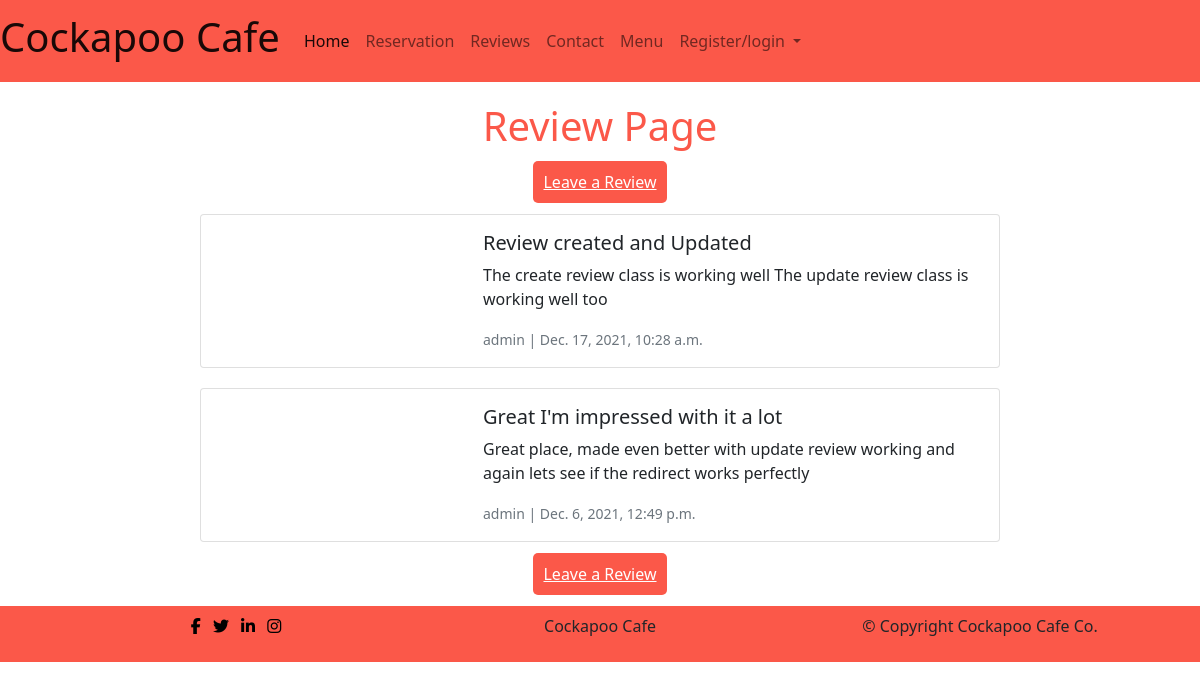
/review/, run on an earlier commit of the app's database.
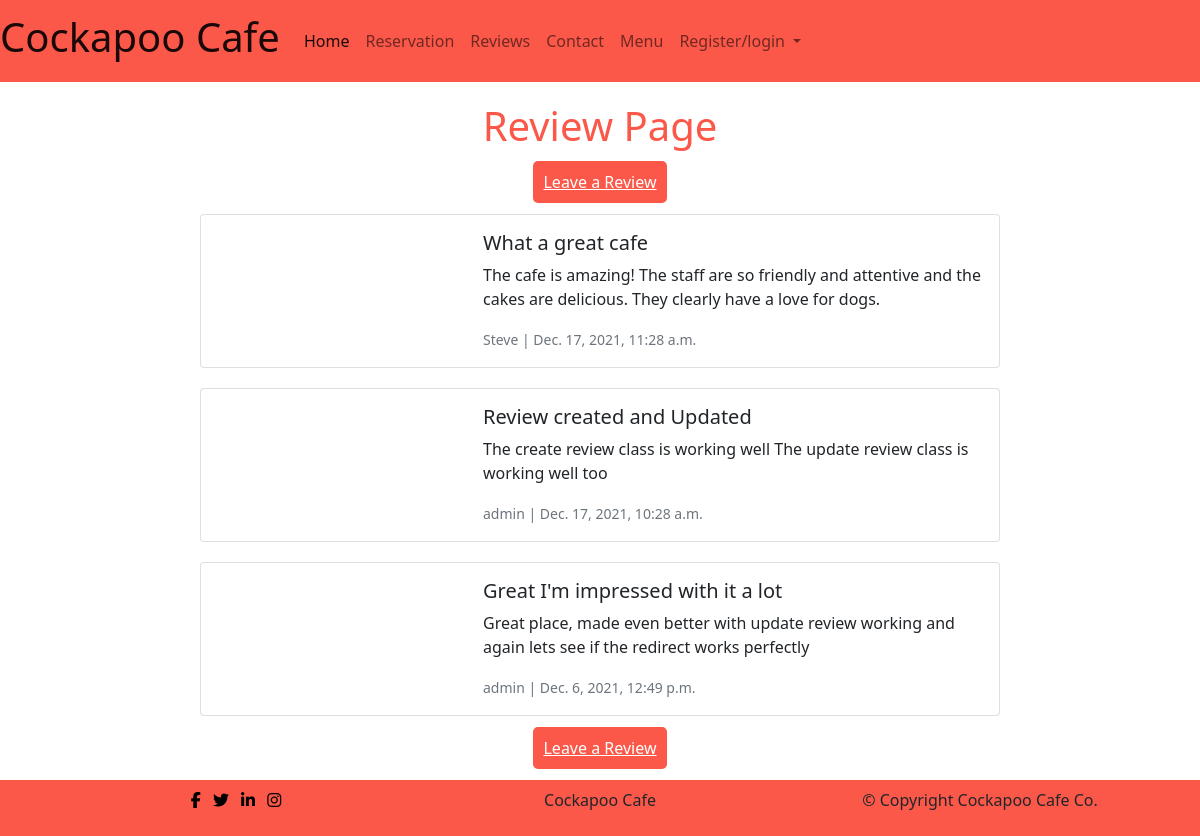
And on a later commit of the database.
### review/models.py (models this page shows, shortened)
class Review(models.Model):
    author = models.ForeignKey(
        User, on_delete=models.CASCADE, related_name="User"
    )
    title = models.CharField(max_length=200, default='no_title', null=True, blank=True)
    body = models.TextField()
    image = CloudinaryField('image', default='review_placeholder')
    created_on = models.DateTimeField(auto_now_add=True)
    updated_on = models.DateTimeField(auto_now=True)
    status = models.IntegerField(choices=STATUS, default=0)
    approved = models.BooleanField(default=False)
    class Meta:
        ordering = ["created_on"]

### review/views.py (the view)
# urls.py: path('', views.ReviewListView.as_view(), name="review"),
class ReviewListView(ListView):
    model = Review
    queryset = Review.objects.filter(status=1).order_by('-created_on')
    template_name = 'review/review.html'

### review/templates/review/review.html (shortened to what this page needs)
{% extends 'base.html' %}
{% load static%}
{% load crispy_forms_tags %}
{% block content %}
  <h1 class="title">Review Page</h1>
  {% if user.is_authenticated %}
    <p class="leave-review"><a class="menu-btn" href="{% url 'create_review' %}">Leave a Review</a></p>
  {% else %}
    <p class="leave-review"><a class="menu-btn" href="{% url 'account_signup' %}">Leave a Review</a></p>
  {% endif %}
{% for review in review_list %}
<div class="card mb-0 col-8 review">
    <div class="row g-0">
      <div class="col-md-4">
      </div>
      <div class="col-md-8">
        <div class="card-body">
          <h5 class="card-title">{{ review.title }}</h5>
          <p class="card-text">{{ review.body }}</p>
          <p class="card-text"><small class="text-muted">{{ review.author }} | {{ review.created_on }}</small></p>
        </div>
      </div>
    </div>
  </div>
{% endfor %}
{% if user.is_authenticated %}
  <p class="leave-review"><a class="menu-btn" href="{% url 'create_review' %}">Leave a Review</a></p>
{% else %}
  <p class="leave-review"><a class="menu-btn" href="{% url 'account_signup' %}">Leave a Review</a></p>
{% endif %}
{% endblock %}

What changed in the data, as far as the page shows it:
added Review: title "What a great cafe", body "The cafe is amazing! The staff are so friendly and attentive and the cakes are delicious. They clearly have a love for dogs.", author "Steve", created_on "Dec. 17, 2021, 11:28 a.m."
